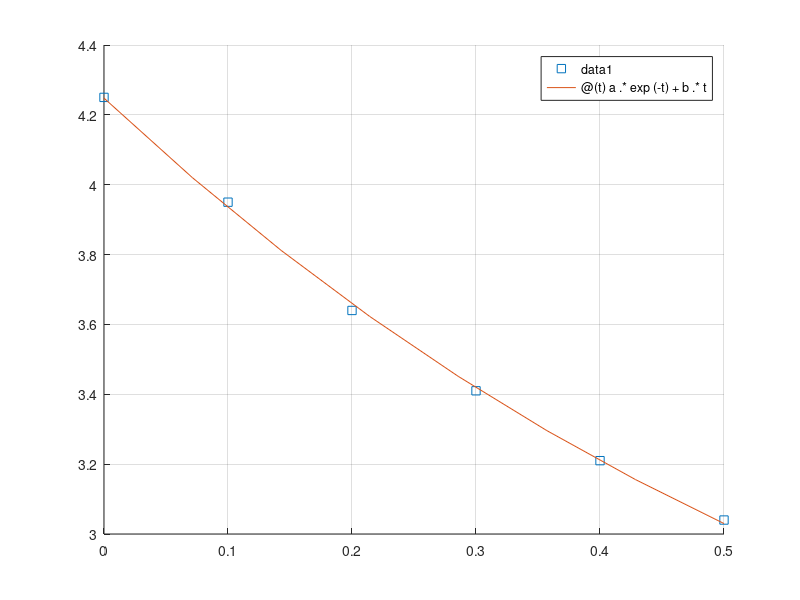

This chart was generated by the following MATLAB code:
%% Задание1
a = input('Вектор в []: ');
fliplr(a)
%% Задание2
clc;
a = input('Вектор в []: ');
a1 = a(mod(a,2)==0)
a2 = a(mod(a,2)==1)
%% Задание3
clc;
a = input('Вектор в []: ');
sum(a(a<0))
%% Задание4
clc;
a = input('Вектор в []: ');
geo = geomean(a)
for i = 1:length(a)
    if abs(a(i)*100/geo) > 130
        a(i) = geo;
    end
end
a
% в онлайн matlab заработал код, а у меня не работает. почему??
%% Задание5
clc;
a = input('Вектор в []: ');
mi = min(a);
ma = max(a);
for i = 1:length(a)
    if a(i) == ma
        a(i) = mi;
    end
end
a
%% Задание6
clc;
a = input('Матрица в []: ');
disp("a > 0: " + length(a(a>0)));
disp("a = 0: " + length(a(a==0)));
disp("a < 0: " + length(a(a<0)));
%% Задание7
clc;
A = [2 3 3; 4 2 3; 6 5 6];
b = [8; 7; 7];
x1 = A\b
cond(A) % 2.6018e+16
C = [A b];
D = rref(C);
x2 = D(:,end)
checkx1 = A*x1
checkx2 = A*x2
% оба неверные получается
%% Задание8
clc;
t = [0; 0.1; 0.2; 0.3; 0.4; 0.5];
y = [4.25; 3.95; 3.64; 3.41; 3.21; 3.04];
A = [exp(-t) t];
x = A\y;
a = x(1)
b = x(2)
figure; hold on; grid on;
plot(t, y, 's');
fplot(@(t) a.*exp(-t) + b.*t, [0 0.5])
%% Задание9
clc;
A = [1 2 3; 3 4 5];
b = [2; 2];
x = A\b
isequal(round(A*x), b) % => ответ верный
%% Задание10
clc;
A = [2 3 3; -2 -3 -3];
b = [8; 7];
[x, r] = linsolve(A,b)
cond(A) % ответ опять видимо неверный
%% Задание11
clc;
A = [2 3 3; -2 -3 -3];
b = [8; 7];
[q, r] = qr(A);
x = (r\q'*b)
%% Задание12
clc;
A = [2 4 5; 3 6 7; 8 5 2];
[x, y] = eig(A);
for i = 1:length(x)
    vec = x(:,i)
end
for i = 1:length(x)
    p = y(i,i)
end
A*x(:,1)
y(1,1)*x(:,1)
